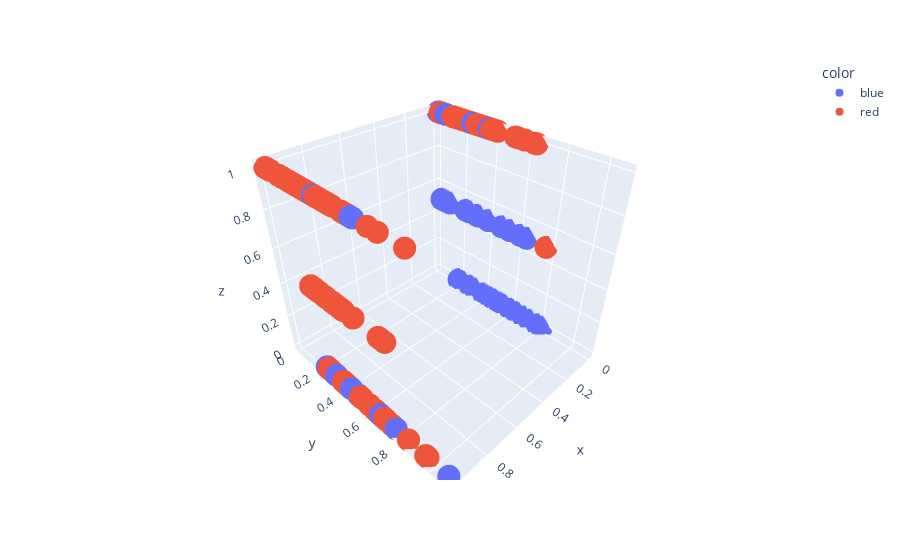

The notebook cell this image was saved under:
### Code cell
fig = plotly.express.scatter_3d(x          = X_test[:,0],
                                y          = X_test[:,1],
                                z          = X_test[:,2],
                                color      = colors2)

fig.show()

### Figure 1 — Plotly figure (JSON) as saved in the notebook; plotly's stock layout.template omitted (floating-point values rounded to 4 significant figures; data arrays with more than 128 entries replaced by an {"elided": "..."} marker saying what was removed)
{"data": [{"hovertemplate": "color=blue<br>x=%{x}<br>y=%{y}<br>z=%{z}<extra></extra>", "legendgroup": "blue", "marker": {"color": "#636efa", "symbol": "circle"}, "mode": "markers", "name": "blue", "scene": "scene", "showlegend": true, "type": "scatter3d", "x": [0, 1, 0, 0, 0, 0, 0, 0, 1, 0, 0, 0, 0, 0, 1, 1, 0, 0, 1, 0, 1, 1, 1, 1, 0, 1, 0, 0, 0, 1, 1, 0, 1, 1, 0, 0, 1, 0, 1, 0, 0, 0, 1, 0, 1, 0, 0, 0, 0, 1, 0, 1, 0, 0, 0, 0, 1, 0, 0, 0, 0, 0, 0, 0, 1, 0, 0, 0, 1, 0, 1, 1, 0, 1, 0, 0, 0, 0, 0, 0, 0, 0, 0, 0, 0, 0, 0, 0, 0, 0, 0, 1], "y": [0.4189, 0.6081, 0.05405, 0.3108, 0.3919, 0.527, 0.3919, 0.1892, 0.3649, 0.04054, 0.6486, 0.2568, 0.5135, 0.06757, 0.6757, 0.3108, 0.3919, 0.7838, 0.3784, 0.6486, 0.3919, 0.3919, 0.3378, 0.6486, 0.473, 0.6892, 0.4459, 0.6351, 0.3919, 0.4865, 0.4324, 0.3243, 0.4324, 0.4865, 0.6081, 0.7297, 0.5946, 0.2568, 0.4865, 0.3243, 0.6081, 0.2838, 0.3919, 0.5405, 0.6622, 0.06757, 0.3919, 0.5946, 0.4865, 0.2432, 0.6486, 0.7568, 0.4459, 0.3243, 0.4865, 0.5541, 0.2297, 0.3919, 0.2162, 0.3514, 0.527, 0.3919, 0.3919, 0.4865, 0.3919, 0.3919, 0.2297, 0.4865, 1.081, 0.5405, 0.1216, 0.01351, 0.473, 0.6486, 0.6892, 0.4189, 0.2432, 0.01351, 0.1081, 0.8108, 0.5405, 0.08108, 0.2973, 0.3919, 0.2297, 0.2973, 0.473, 0.3919, 0.5135, 0.3649, 0.2297, 0.4324], "z": [0, 1, 0.5, 0.5, 1, 0, 1, 0, 1, 0.5, 0.5, 1, 0, 1, 0, 0, 0, 0, 0, 0, 1, 0.5, 1, 0, 0, 0, 0, 0, 1, 0, 1, 0, 1, 0, 0, 0, 1, 0.5, 0, 0.5, 0.5, 0, 0, 0.5, 0, 0.5, 1, 0, 0, 1, 0, 0, 0, 0, 0, 0, 0, 1, 0, 1, 0, 0, 0.5, 0.5, 1, 1, 0.5, 0.5, 0, 0.5, 1, 1, 0, 0, 0, 1, 0.5, 1, 0.5, 0, 0, 0.5, 1, 1, 0, 0, 0, 1, 0, 1, 0, 0]}, {"hovertemplate": "color=red<br>x=%{x}<br>y=%{y}<br>z=%{z}<extra></extra>", "legendgroup": "red", "marker": {"color": "#EF553B", "symbol": "circle"}, "mode": "markers", "name": "red", "scene": "scene", "showlegend": true, "type": "scatter3d", "x": {"elided": "176 int values"}, "y": {"elided": "176 float values"}, "z": {"elided": "176 float values"}}], "layout": {"legend": {"title": {"text": "color"}, "tracegroupgap": 0}, "margin": {"t": 60}, "scene": {"domain": {"x": [0, 1], "y": [0, 1]}, "xaxis": {"title": {"text": "x"}}, "yaxis": {"title": {"text": "y"}}, "zaxis": {"title": {"text": "z"}}}}}
